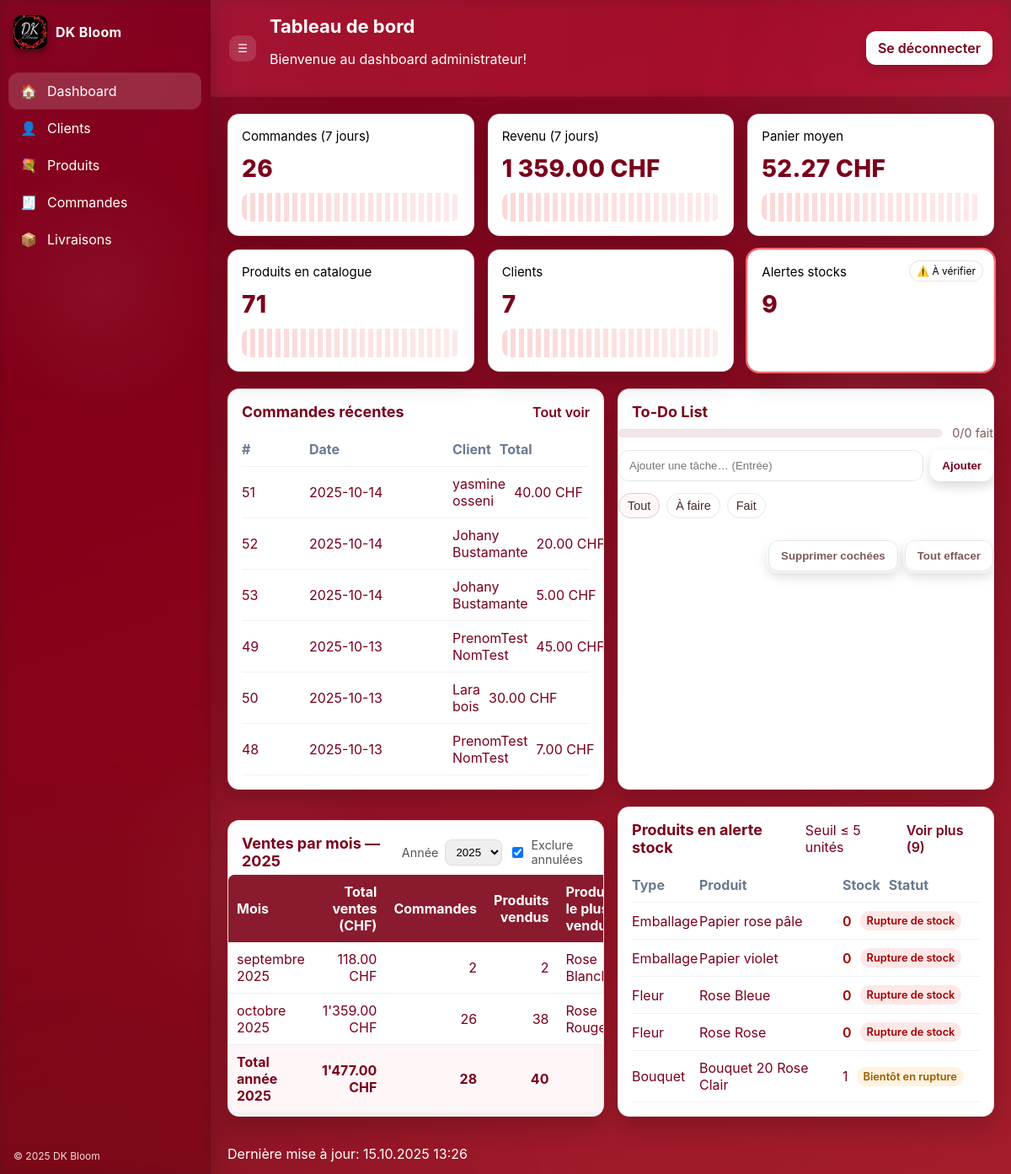
The page /pages/adminAccueil.php (signed in) on the database its author committed.
### tables this page shows
CREATE TABLE `COMMANDE` (
                            `COM_ID` bigint(20) NOT NULL,
                            `PER_ID` bigint(20) NOT NULL,
                            `LIV_ID` bigint(20) DEFAULT NULL,
                            `PAI_ID` bigint(20) DEFAULT NULL,
                            `STRIPE_SESSION_ID` varchar(255) DEFAULT NULL,
                            `COM_STATUT` enum('en preparation','en attente d''expédition','expediee','en attente de ramassage','livree','annulee') NOT NULL DEFAULT 'en preparation',
                            `COM_ARCHIVE` tinyint(1) NOT NULL DEFAULT 0,
                            `COM_ARCHIVED_AT` datetime DEFAULT NULL,
                            `COM_DATE` date NOT NULL,
                            `COM_DESCRIPTION` text DEFAULT NULL,
                            `COM_TVA_TAUX` decimal(5,2) NOT NULL DEFAULT 7.70,
                            `COM_TVA_MONTANT` decimal(10,2) NOT NULL DEFAULT 0.00,
                            `COM_MONTANT_TOTAL` decimal(10,2) NOT NULL DEFAULT 0.00,
                            `TOTAL_PAYER_CHF` decimal(10,2) DEFAULT NULL,
                            `COM_RETRAIT_DEBUT` datetime DEFAULT NULL,
                            `COM_RETRAIT_FIN` datetime DEFAULT NULL
);

### pages/adminAccueil.php (the view, shortened to what the rows shown need)
<?php
$dir  = rtrim(dirname($_SERVER['PHP_SELF'] ?? $_SERVER['SCRIPT_NAME']), '/\\');
$BASE = ($dir === '' || $dir === '.') ? '/' : $dir . '/';
$pdo = null;
try {
    $pdo = require __DIR__ . '/../database/config/connexionBDD.php';
    if ($pdo instanceof PDO) {
        $pdo->setAttribute(PDO::ATTR_ERRMODE, PDO::ERRMODE_EXCEPTION);
    }
} catch (Throwable $e) {  }
?>
<!DOCTYPE html>
<html lang="fr">
<head>
    <link rel="stylesheet" href="<?= $BASE ?>css/style_admin.css">
</head>
<body class="adm">
<body class="adm">
<main class="adm-main">
    <header class="adm-topbar">
        <div class="welcome">
            <h1>Tableau de bord</h1>
        </div>
    </header>
    <section class="grid-2">
        <article class="card">
            <div class="card-head">
                <h2>Commandes récentes</h2>
            </div>
            <div class="table like">
                <?php if ($pdo): ?>
                    <?php
                    try {
                        $sql = "
                          SELECT
                            c.COM_ID,
                            c.COM_DATE,
                            COALESCE(CONCAT(pe.PER_PRENOM, ' ', pe.PER_NOM), '—') AS client,
                            COALESCE(SUM(cp.CP_QTE_COMMANDEE * p.PRO_PRIX), 0) AS total,
                            c.COM_STATUT
                          FROM COMMANDE c
                          LEFT JOIN CLIENT   cl ON cl.PER_ID = c.PER_ID
                          LEFT JOIN PERSONNE pe ON pe.PER_ID = cl.PER_ID
                          LEFT JOIN COMMANDE_PRODUIT cp ON cp.COM_ID = c.COM_ID
                          LEFT JOIN PRODUIT p          ON p.PRO_ID  = cp.PRO_ID
                          GROUP BY c.COM_ID
                          ORDER BY c.COM_DATE DESC
                          LIMIT 6
                        ";
                        $rows = $pdo->query($sql)->fetchAll(PDO::FETCH_ASSOC);
                        if ($rows) {
                            foreach ($rows as $r) {
                                $id = (int)$r['COM_ID'];
                                $d  = htmlspecialchars(substr((string)$r['COM_DATE'],0,16));
                                $cli= htmlspecialchars((string)$r['client']);
                                $t  = number_format((float)$r['total'], 2, '.', ' ') . ' CHF';
                                $s  = htmlspecialchars((string)$r['COM_STATUT']);
                                echo "<div class='row'><div>$id</div><div>$d</div><div>$cli</div><div>$t</div><div>$s</div></div>";
                            }
                        } else {
                            echo "<div class='row empty'>Aucune commande pour le moment.</div>";
                        }
                    } catch (Throwable $e) {
                        echo "<div class='row empty'>Problème de lecture de la BDD</div>";
                    }
                    ?>
                <?php else: ?>
                    <div class="row empty">BDD non disponible en environnement actuel.</div>
                <?php endif; ?>
            </div>
        </article>
        <article class="card">
            <div class="card-head">
                <h2>To-Do List</h2>
            </div>
        </article>
    </section>
    <section class="grid-2">
        <?php
        $yearSelected = (int)($_GET['year'] ?? (date('Y')));
        ?>
        <article class="card" style="margin-top:16px">
            <div class="card-head" style="display:flex;justify-content:space-between;align-items:center;gap:12px;">
                <h2 style="margin:0">Ventes par mois — <?= (int)$yearSelected ?></h2>
            </div>
            <table class="table-ventes" style="width:100%;border-collapse:collapse;background:#fff;border-radius:8px;overflow:hidden;box-shadow:0 2px 6px rgba(0,0,0,.08)">
                <thead>
                <tr style="background:#8A1B2E;color:#fff">
                    <th style="text-align:left;padding:10px">Mois</th>
                    <th style="text-align:right;padding:10px">Total ventes (CHF)</th>
                    <th style="text-align:right;padding:10px">Commandes</th>
                    <th style="text-align:right;padding:10px">Produits vendus</th>
                    <th style="text-align:left;padding:10px">Produit le plus vendu</th>
                </tr>
                </thead>
            </table>
        </article>
        <article class="card">
            <div class="card-head" style="display:flex;align-items:center;justify-content:space-between;gap:12px;">
                <h2 style="margin:0">Produits en alerte stock</h2>
            </div>
        </article>
    </section>
</main>
</body>
</html>

### rows shown on the page
commande: COM_ID "51", COM_DATE "2025-10-14", cli "yasmine osseni", t "40.00 CHF"
commande: COM_ID "52", COM_DATE "2025-10-14", cli "Johany Bustamante", t "20.00 CHF"
commande: COM_ID "53", COM_DATE "2025-10-14", cli "Johany Bustamante", t "5.00 CHF"
commande: COM_ID "49", COM_DATE "2025-10-13", cli "PrenomTest NomTest", t "45.00 CHF"
commande: COM_ID "50", COM_DATE "2025-10-13", cli "Lara bois", t "30.00 CHF"
commande: COM_ID "48", COM_DATE "2025-10-13", cli "PrenomTest NomTest", t "7.00 CHF"

### other values the page prints
$kpi['orders_week'] "26"
$kpi['revenue_week'] "1 359.00 CHF"
$kpi['avg_basket'] "52.27 CHF"
$kpi['products'] "71"
$kpi['clients'] "7"
$kpi['stock_alerts'] "9"
$yearSelected "2025"
$r['label'] "septembre 2025"
$r['total'] "118.00"
$r['cmd'] "2"
$r['prod'] "2"
$r['top_nom'] "Rose…"
$r['label'] "octobre 2025"
$r['total'] "1'359.00"
$r['cmd'] "26"
